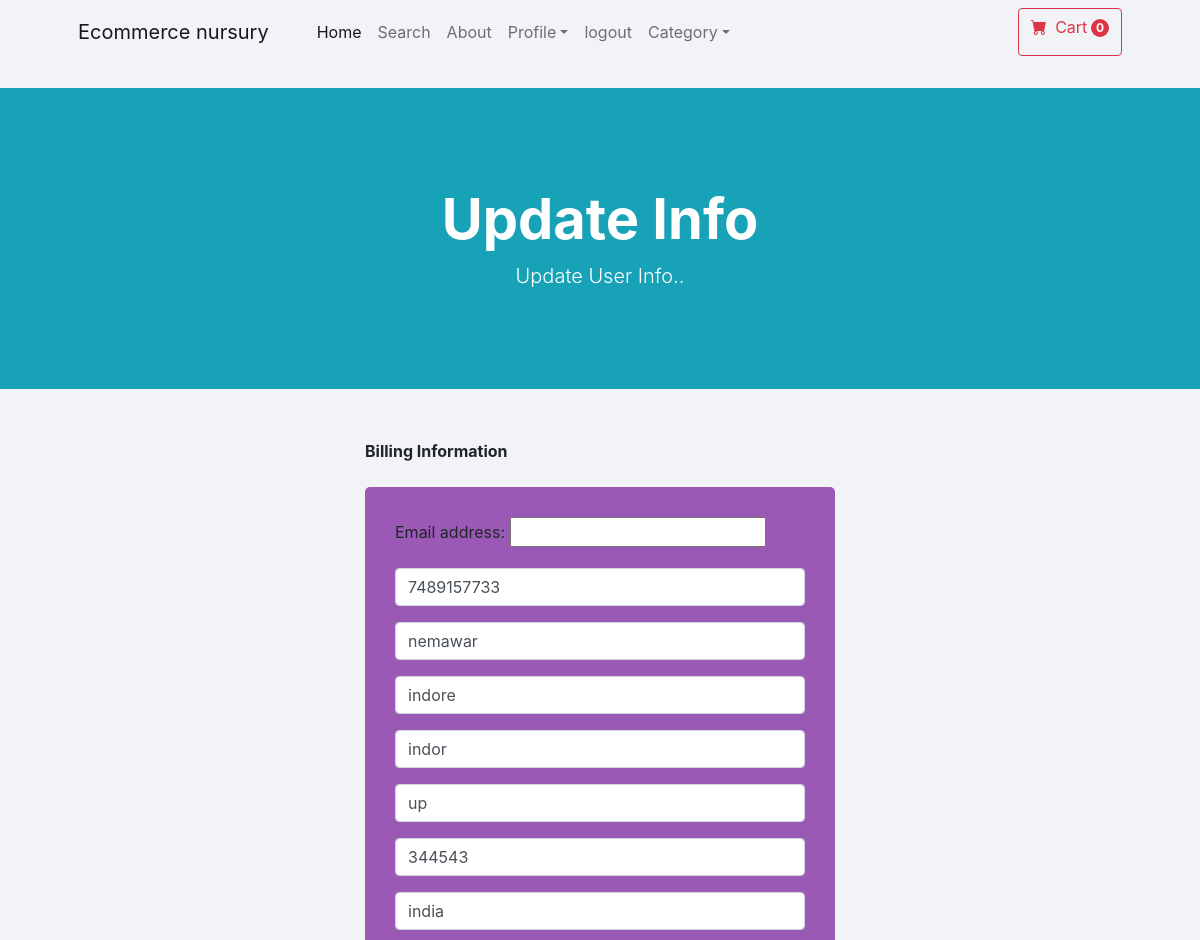
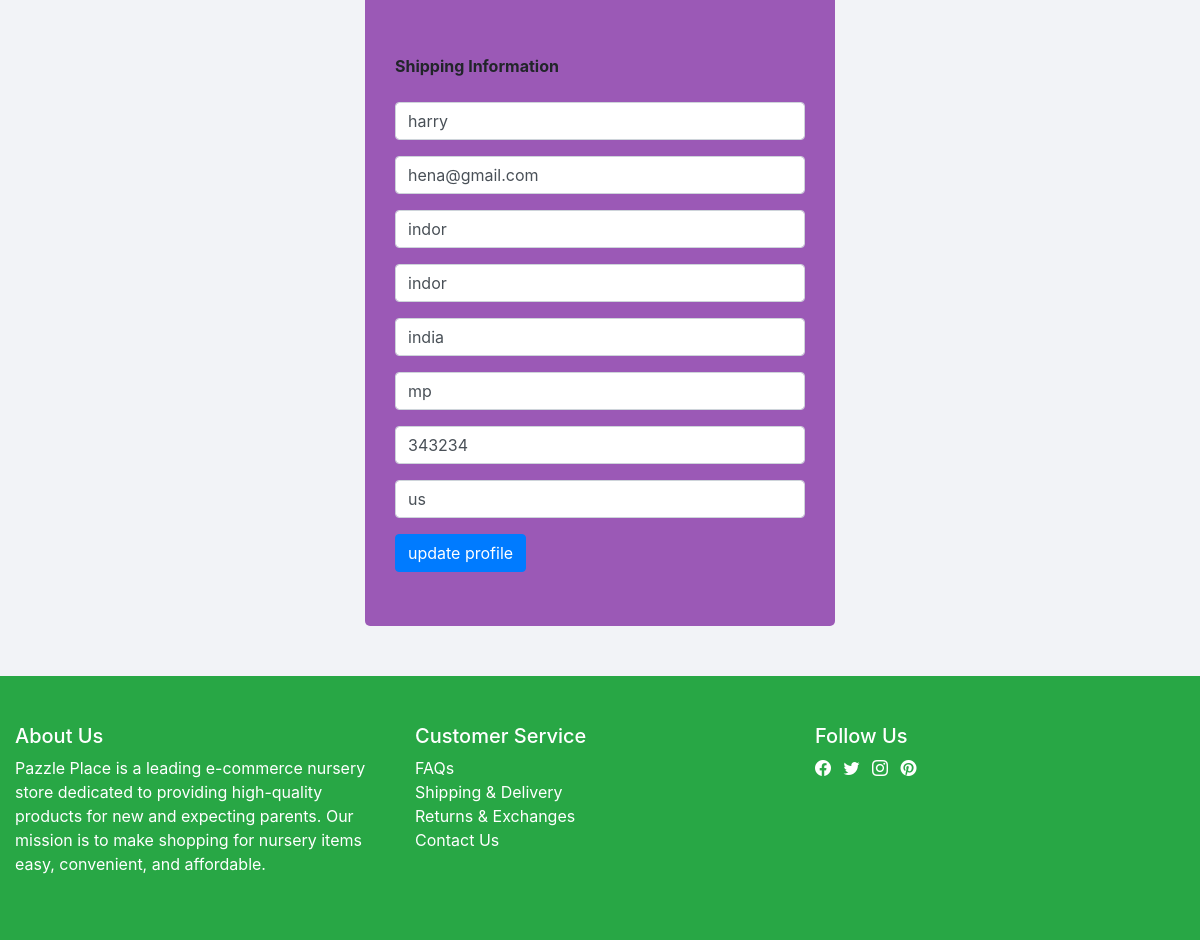
The app's page /update_info/ (signed in) with its own data (2 pictures, top to bottom).
### store/models.py (models this page shows, shortened)
class Profile(models.Model):
    user = models.OneToOneField(User, on_delete=models.CASCADE)
    date_modified = models.DateTimeField( auto_now=True, auto_now_add=False)
    phone = models.CharField(max_length=10, blank=True)
    address1 = models.CharField(max_length=100, blank=True)
    address2 = models.CharField(max_length=100, blank=True)
    city = models.CharField(max_length=502, blank=True)
    state = models.CharField(max_length=503, blank=True)
    zipcode = models.CharField(max_length=140, blank=True)
    contry = models.CharField( max_length=250, blank=True)
    old_cart = models.CharField(max_length=250, blank=True)

### payment/models.py (models this page shows, shortened)
class ShippingAddress(models.Model):
    user = models.ForeignKey(User, on_delete=models.CASCADE, null=True, blank=True)
    shipping_full_name = models.CharField(max_length=50)
    shipping_email = models.EmailField(max_length=254)
    shipping_address1 = models.CharField(max_length=50)
    shipping_address2 = models.CharField(max_length=50)
    shipping_city = models.CharField( max_length=50)
    shipping_state = models.CharField(max_length=50)
    shipping_zipcode = models.CharField(max_length=50)
    shipping_country = models.CharField(max_length=50)
    class Meta:
        verbose_name_plural = 'Shipping Addresses'

### store/views.py (the view)
# urls.py: path("update_info/", views.update_info, name="update_info"),
def update_info(request):
    if request.user.is_authenticated:
        try:
            current_user = Profile.objects.get(user__id=request.user.id)
            shipping_user = ShippingAddress.objects.get(user__id=request.user.id)
        except (Profile.DoesNotExist, ShippingAddress.DoesNotExist):
            messages.error(request, "Profile or shipping address does not exist for the current user.")
            return redirect("home")
        form = UserInfoFrom(request.POST or None, instance=current_user)
        shipping_form = ShippingForm(request.POST or None, instance=shipping_user)
        if form.is_valid() and shipping_form.is_valid():
            form.save()
            shipping_form.save()
            messages.success(request, "Your info has been updated.")
            return redirect("home")
        return render(request, 'update_info.html', {'form': form, 'shipping_form': shipping_form})
    else:
        messages.error(request, "You must be logged in to access that page.")
        return redirect("home")

### store/forms.py
class UserInfoFrom(forms.ModelForm):
    phone = forms.CharField(label='', widget=forms.TextInput(attrs={'class':'form-control', 'placeholder':'phone'}), required=False)
    address1 = forms.CharField(label='', widget=forms.TextInput(attrs={'class':'form-control', 'placeholder':'address first'}), required=False)
    address2 = forms.CharField(label='', widget=forms.TextInput(attrs={'class':'form-control', 'placeholder':'address secend'}), required=False)
    city = forms.CharField(label='', widget=forms.TextInput(attrs={'class':'form-control', 'placeholder':'city'}), required=False)
    state = forms.CharField(label='', widget=forms.TextInput(attrs={'class':'form-control', 'placeholder':'state'}), required=False)
    zipcode = forms.CharField(label='', widget=forms.TextInput(attrs={'class':'form-control', 'placeholder':'zipcode'}), required=False)
    contry = forms.CharField( label='', widget=forms.TextInput(attrs={'class':'form-control', 'placeholder':'contry'}), required=False)
    class Meta:
        model = User
        fields = ['email', 'phone', 'address1', 'address2', 'city','state', 'zipcode', 'contry']

### cart/cart.py (called while the page is built)
        def __len__(self):
                return len(self.cart)

### cart/context_processer.py (called while the page is built)
def cart(request):
    return {'cart': Cart(request)}

### store/templates/update_info.html (shortened to what this page needs)
{% extends "base.html" %}
{% block content %}
<doctype html>
<html>
<head>
    <link rel="stylesheet" href="https://cdn.jsdelivr.net/npm/bootstrap@4.6.1/dist/css/bootstrap.min.css">
    <body style="background-color: #f2f3f7;">
        <header class="bg-info text-white" style="padding: 50px 0;">
            <div class="container px-4 px-lg-5 my-5">
                <div class="text-center text-white">
                    <h1 class="display-4 fw-bolder">Update Info</h1>
                    <p class="lead fw-narmal text-red-50 mb-0">Update User Info..</p>
                </div>
            </div>
        </header>
        <div class="container">
            <div class="row">
                <div class="col-md-6 offset-md-3" style="padding: 50px; margin-right: -25%;">
                    <strong> Billing Information</strong>
                    <form method="POST" action="{% url  'update_info' %}" style="background-color:  #9b59b6 ; padding: 30px; border-radius: 5px;">
                        {{ form.as_p }}
                    <strong> Shipping Information</strong>
                    {{ shipping_form.as_p }}
                        <button type="submit" class="btn btn-primary">update profile</button>
                        <br><br>
                    </form>
                </div>
                    <br/><br/>
                    <br/><br/>
                    <br/><br/>
                    <br/><br/>
                    <br/><br/>
            </div>
        </div>
    </body>
</head>
</html>
{% endblock %}

### records on screen
Profile: phone "7489157733", address1 "nemawar", address2 "indore", city "indor", state "up", zipcode "344543", contry "india"
ShippingAddress: shipping_full_name "harry", shipping_email "hena@gmail.com", shipping_address1 "indor", shipping_address2 "indor", shipping_city "india", shipping_state "mp", shipping_zipcode "343234", shipping_country "us"

### other values on screen
{{ cart|length }} "0"
